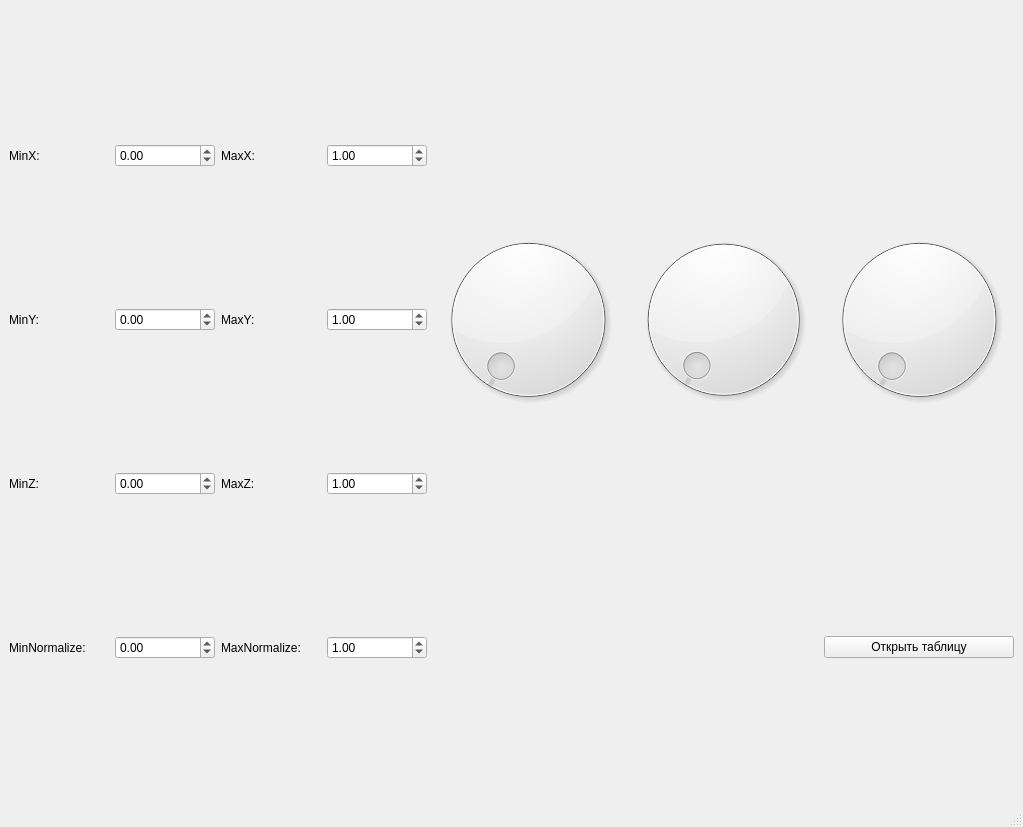
<?xml version="1.0" encoding="UTF-8"?>
<ui version="4.0">
 <class>MainWindow</class>
 <widget class="QMainWindow" name="MainWindow">
  <property name="geometry">
   <rect>
    <x>0</x>
    <y>0</y>
    <width>1023</width>
    <height>827</height>
   </rect>
  </property>
  <property name="windowTitle">
   <string>MainWindow</string>
  </property>
  <widget class="QWidget" name="centralwidget">
   <layout class="QGridLayout" name="gridLayout">
    <item row="12" column="1">
     <widget class="QDoubleSpinBox" name="minX">
      <property name="maximumSize">
       <size>
        <width>100</width>
        <height>16777215</height>
       </size>
      </property>
      <property name="minimum">
       <double>-10000.000000000000000</double>
      </property>
      <property name="maximum">
       <double>10000.000000000000000</double>
      </property>
      <property name="singleStep">
       <double>0.100000000000000</double>
      </property>
     </widget>
    </item>
    <item row="16" column="2">
     <widget class="QLabel" name="label_8">
      <property name="text">
       <string>MaxNormalize:</string>
      </property>
     </widget>
    </item>
    <item row="1" column="0" colspan="7">
     <layout class="QHBoxLayout" name="glLayout"/>
    </item>
    <item row="12" column="4" rowspan="3">
     <widget class="QDial" name="dialRotX">
      <property name="maximum">
       <number>360</number>
      </property>
     </widget>
    </item>
    <item row="12" column="3">
     <widget class="QDoubleSpinBox" name="maxX">
      <property name="maximumSize">
       <size>
        <width>100</width>
        <height>16777215</height>
       </size>
      </property>
      <property name="minimum">
       <double>-10000.000000000000000</double>
      </property>
      <property name="maximum">
       <double>10000.000000000000000</double>
      </property>
      <property name="singleStep">
       <double>0.100000000000000</double>
      </property>
      <property name="value">
       <double>1.000000000000000</double>
      </property>
     </widget>
    </item>
    <item row="16" column="1">
     <widget class="QDoubleSpinBox" name="minNormal">
      <property name="minimum">
       <double>-10000.000000000000000</double>
      </property>
      <property name="maximum">
       <double>10000.000000000000000</double>
      </property>
      <property name="singleStep">
       <double>0.100000000000000</double>
      </property>
     </widget>
    </item>
    <item row="16" column="0">
     <widget class="QLabel" name="label_7">
      <property name="text">
       <string>MinNormalize:</string>
      </property>
     </widget>
    </item>
    <item row="13" column="3">
     <widget class="QDoubleSpinBox" name="maxY">
      <property name="maximumSize">
       <size>
        <width>100</width>
        <height>16777215</height>
       </size>
      </property>
      <property name="minimum">
       <double>-10000.000000000000000</double>
      </property>
      <property name="maximum">
       <double>10000.000000000000000</double>
      </property>
      <property name="singleStep">
       <double>0.100000000000000</double>
      </property>
      <property name="value">
       <double>1.000000000000000</double>
      </property>
     </widget>
    </item>
    <item row="12" column="0">
     <widget class="QLabel" name="label">
      <property name="maximumSize">
       <size>
        <width>100</width>
        <height>16777215</height>
       </size>
      </property>
      <property name="text">
       <string>MinX:</string>
      </property>
     </widget>
    </item>
    <item row="12" column="6" rowspan="3">
     <widget class="QDial" name="dialRotZ">
      <property name="maximum">
       <number>360</number>
      </property>
     </widget>
    </item>
    <item row="14" column="3">
     <widget class="QDoubleSpinBox" name="maxZ">
      <property name="maximumSize">
       <size>
        <width>100</width>
        <height>16777215</height>
       </size>
      </property>
      <property name="minimum">
       <double>-10000.000000000000000</double>
      </property>
      <property name="maximum">
       <double>10000.000000000000000</double>
      </property>
      <property name="singleStep">
       <double>0.100000000000000</double>
      </property>
      <property name="value">
       <double>1.000000000000000</double>
      </property>
     </widget>
    </item>
    <item row="16" column="4" colspan="2">
     <widget class="QLabel" name="FilePathLabel">
      <property name="maximumSize">
       <size>
        <width>16777215</width>
        <height>30</height>
       </size>
      </property>
      <property name="layoutDirection">
       <enum>Qt::LeftToRight</enum>
      </property>
      <property name="text">
       <string/>
      </property>
      <property name="alignment">
       <set>Qt::AlignRight|Qt::AlignTrailing|Qt::AlignVCenter</set>
      </property>
     </widget>
    </item>
    <item row="13" column="1">
     <widget class="QDoubleSpinBox" name="minY">
      <property name="maximumSize">
       <size>
        <width>100</width>
        <height>16777215</height>
       </size>
      </property>
      <property name="minimum">
       <double>-10000.000000000000000</double>
      </property>
      <property name="maximum">
       <double>10000.000000000000000</double>
      </property>
      <property name="singleStep">
       <double>0.100000000000000</double>
      </property>
     </widget>
    </item>
    <item row="14" column="1">
     <widget class="QDoubleSpinBox" name="minZ">
      <property name="maximumSize">
       <size>
        <width>100</width>
        <height>16777215</height>
       </size>
      </property>
      <property name="minimum">
       <double>-10000.000000000000000</double>
      </property>
      <property name="maximum">
       <double>10000.000000000000000</double>
      </property>
      <property name="singleStep">
       <double>0.100000000000000</double>
      </property>
     </widget>
    </item>
    <item row="16" column="6">
     <widget class="QPushButton" name="OpenButton">
      <property name="text">
       <string>Открыть таблицу</string>
      </property>
     </widget>
    </item>
    <item row="14" column="0">
     <widget class="QLabel" name="label_3">
      <property name="maximumSize">
       <size>
        <width>100</width>
        <height>16777215</height>
       </size>
      </property>
      <property name="text">
       <string>MinZ:</string>
      </property>
     </widget>
    </item>
    <item row="13" column="0">
     <widget class="QLabel" name="label_2">
      <property name="maximumSize">
       <size>
        <width>100</width>
        <height>16777215</height>
       </size>
      </property>
      <property name="text">
       <string>MinY:</string>
      </property>
     </widget>
    </item>
    <item row="14" column="2">
     <widget class="QLabel" name="label_6">
      <property name="maximumSize">
       <size>
        <width>100</width>
        <height>16777215</height>
       </size>
      </property>
      <property name="text">
       <string>MaxZ:</string>
      </property>
     </widget>
    </item>
    <item row="13" column="2">
     <widget class="QLabel" name="label_5">
      <property name="maximumSize">
       <size>
        <width>100</width>
        <height>16777215</height>
       </size>
      </property>
      <property name="text">
       <string>MaxY:</string>
      </property>
     </widget>
    </item>
    <item row="12" column="5" rowspan="3">
     <widget class="QDial" name="dialRotY">
      <property name="maximum">
       <number>360</number>
      </property>
     </widget>
    </item>
    <item row="12" column="2">
     <widget class="QLabel" name="label_4">
      <property name="maximumSize">
       <size>
        <width>100</width>
        <height>16777215</height>
       </size>
      </property>
      <property name="text">
       <string>MaxX:</string>
      </property>
     </widget>
    </item>
    <item row="16" column="3">
     <widget class="QDoubleSpinBox" name="maxNormal">
      <property name="minimum">
       <double>-10000.000000000000000</double>
      </property>
      <property name="maximum">
       <double>10000.000000000000000</double>
      </property>
      <property name="singleStep">
       <double>0.100000000000000</double>
      </property>
      <property name="value">
       <double>1.000000000000000</double>
      </property>
     </widget>
    </item>
   </layout>
  </widget>
  <widget class="QMenuBar" name="menubar">
   <property name="geometry">
    <rect>
     <x>0</x>
     <y>0</y>
     <width>1023</width>
     <height>22</height>
    </rect>
   </property>
  </widget>
  <widget class="QStatusBar" name="statusbar"/>
 </widget>
 <resources/>
 <connections/>
</ui>
